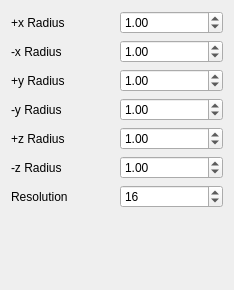
<ui version="4.0" >
 <class>Ellip3dReader</class>
 <widget class="QWidget" name="Ellip3dReader" >
  <property name="geometry" >
   <rect>
    <x>0</x>
    <y>0</y>
    <width>234</width>
    <height>290</height>
   </rect>
  </property>
  <property name="windowTitle" >
   <string>Form</string>
  </property>
  <layout class="QGridLayout" >
   <item row="0" column="0" >
    <widget class="QLabel" name="label_7" >
     <property name="text" >
      <string>+x Radius</string>
     </property>
    </widget>
   </item>
   <item row="0" column="1" >
    <widget class="QDoubleSpinBox" name="RadiusXPlus_0" >
     <property name="maximum" >
      <double>999.990000000000009</double>
     </property>
     <property name="value" >
      <double>1.000000000000000</double>
     </property>
    </widget>
   </item>
   <item row="1" column="0" >
    <widget class="QLabel" name="label_6" >
     <property name="text" >
      <string>-x Radius</string>
     </property>
    </widget>
   </item>
   <item row="1" column="1" >
    <widget class="QDoubleSpinBox" name="RadiusXMinus_0" >
     <property name="maximum" >
      <double>999.990000000000009</double>
     </property>
     <property name="value" >
      <double>1.000000000000000</double>
     </property>
    </widget>
   </item>
   <item row="2" column="0" >
    <widget class="QLabel" name="label_5" >
     <property name="text" >
      <string>+y Radius</string>
     </property>
    </widget>
   </item>
   <item row="2" column="1" >
    <widget class="QDoubleSpinBox" name="RadiusYPlus_0" >
     <property name="maximum" >
      <double>999.990000000000009</double>
     </property>
     <property name="value" >
      <double>1.000000000000000</double>
     </property>
    </widget>
   </item>
   <item row="3" column="0" >
    <widget class="QLabel" name="label_4" >
     <property name="text" >
      <string>-y Radius</string>
     </property>
    </widget>
   </item>
   <item row="3" column="1" >
    <widget class="QDoubleSpinBox" name="RadiusYMinus_0" >
     <property name="maximum" >
      <double>999.990000000000009</double>
     </property>
     <property name="value" >
      <double>1.000000000000000</double>
     </property>
    </widget>
   </item>
   <item row="4" column="0" >
    <widget class="QLabel" name="label_3" >
     <property name="text" >
      <string>+z Radius</string>
     </property>
    </widget>
   </item>
   <item row="4" column="1" >
    <widget class="QDoubleSpinBox" name="RadiusZPlus_0" >
     <property name="maximum" >
      <double>999.990000000000009</double>
     </property>
     <property name="value" >
      <double>1.000000000000000</double>
     </property>
    </widget>
   </item>
   <item row="5" column="0" >
    <widget class="QLabel" name="label_2" >
     <property name="text" >
      <string>-z Radius</string>
     </property>
    </widget>
   </item>
   <item row="5" column="1" >
    <widget class="QDoubleSpinBox" name="RadiusZMinus_0" >
     <property name="maximum" >
      <double>999.990000000000009</double>
     </property>
     <property name="value" >
      <double>1.000000000000000</double>
     </property>
    </widget>
   </item>
   <item row="6" column="0" >
    <widget class="QLabel" name="label" >
     <property name="text" >
      <string>Resolution</string>
     </property>
     <property name="wordWrap" >
      <bool>true</bool>
     </property>
    </widget>
   </item>
   <item row="6" column="1" >
    <widget class="QSpinBox" name="Resolution_0" >
     <property name="minimum" >
      <number>3</number>
     </property>
     <property name="maximum" >
      <number>64</number>
     </property>
     <property name="value" >
      <number>16</number>
     </property>
    </widget>
   </item>
   <item row="8" column="0" colspan="2" >
    <spacer>
     <property name="orientation" >
      <enum>Qt::Vertical</enum>
     </property>
     <property name="sizeHint" stdset="0" >
      <size>
       <width>20</width>
       <height>40</height>
      </size>
     </property>
    </spacer>
   </item>
  </layout>
 </widget>
 <resources/>
 <connections/>
</ui>
